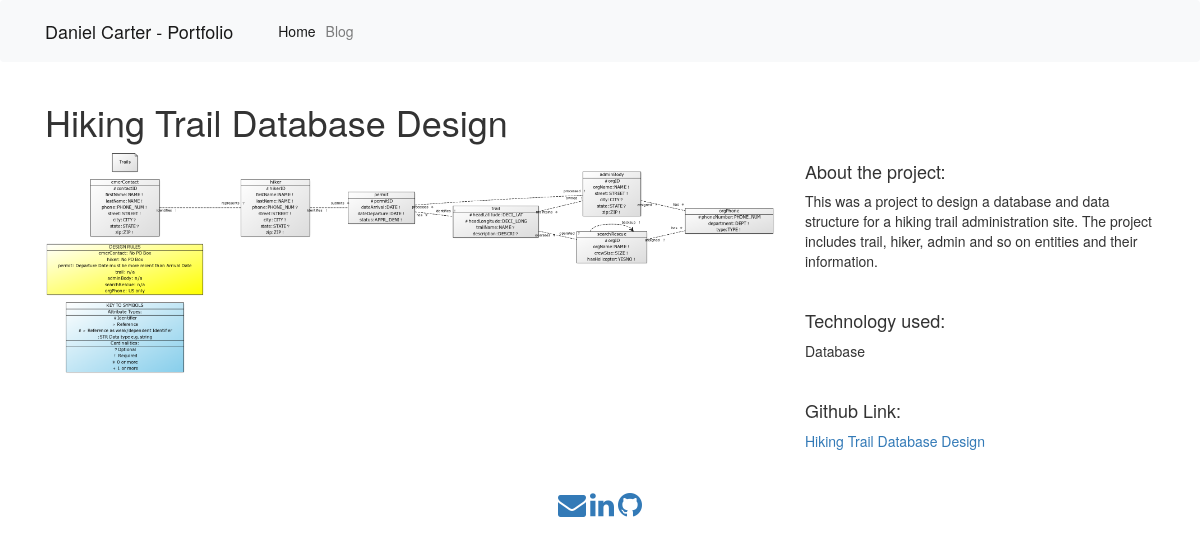
/6/, run on the app's committed database.
### projects/models.py (models this page shows, shortened)
class Project(models.Model):
    title = models.CharField(max_length=100)
    description = models.TextField()
    technology = models.CharField(max_length=20)
    gitLink = models.TextField(default='')
    image = models.ImageField(upload_to='')

### projects/views.py (the view)
# urls.py: path('<int:pk>/', views.project_details, name='project_details'),
def project_details(request, pk):
    project = Project.objects.get(pk=pk)
    context = {
        'project': project
    }
    return render(request, 'project_detail.html', context)

### templates/project_detail.html
{% extends "base.html" %}
{% load static %}
{% block page_content %}
<h1>{{ project.title }}</h1>
<div class="row">
    <div class="col-md-8">
        <img src="{{ project.image.url }}" alt="" width="100%">
    </div>
    <div class="col-md-4">
        <h4>About the project:</h4>
        <p>{{ project.description }}</p>
        <br>
        <h4>Technology used:</h4>
        <p>{{ project.technology }}</p>
        <br>
        <h4>Github Link:</h4>
        <p><a href="{{ project.gitLink }}">{{ project.title }}</a></p>
    </div>
</div>
{% endblock %}

### templates/base.html (shortened to what this page needs)
<link rel="stylesheet" href="https://stackpath.bootstrapcdn.com/bootstrap/4.1.3/css/bootstrap.min.css">
<link href="https://maxcdn.bootstrapcdn.com/font-awesome/4.4.0/css/font-awesome.min.css" rel="stylesheet"/>
<link href="https://maxcdn.bootstrapcdn.com/bootstrap/3.3.5/css/bootstrap.min.css" rel="stylesheet"/>
<nav class="navbar navbar-expand-lg navbar-light bg-light">
    <div class="container">
        <a class="navbar-brand" href="{% url 'projects' %}">Daniel Carter - Portfolio</a>
        <div class="collapse navbar-collapse" id="navbarSupportedContent">
          <ul class="navbar-nav mr-auto">
            <li class="nav-item active">
              <a class="nav-link" href="{% url 'projects' %}">Home</a>
            </li>
            <li class="nav-item">
              <a class="nav-link" href="{% url 'blog_index' %}">Blog</a>
            </li>
          </ul>
        </div>
    </div>
</nav>
<div class="container">
    {% block page_content %}{% endblock %}
</div>
<footer class="page-footer font-small blue pt-5">
    <div class="container text-center">
      <a href="/contact/"><i class="fa fa-envelope fa-2x"></i></a>
      <a href="https://www.linkedin.com/in/daniel-carter-5472a8bb/"><i class="fa fa-linkedin fa-2x"></i></a>
      <a href="https://github.com/danielGcarter/Portfolio"><i class="fa fa-github fa-2x"></i></a>
    </div>
</footer>

### data on the page
Project: title "Hiking Trail Database Design", image (picture), description "This was a project to design a database and data structure for a hiking trail administration site. The project includes trail, hiker, admin and so on entities and their information.", technology "Database"
